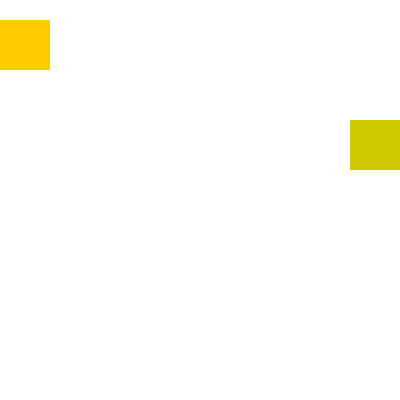
Frame 1 (no input)
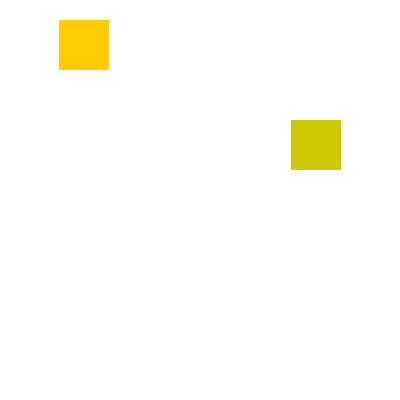
Frame 60 (the mouse pressed at the canvas centre just before this capture)
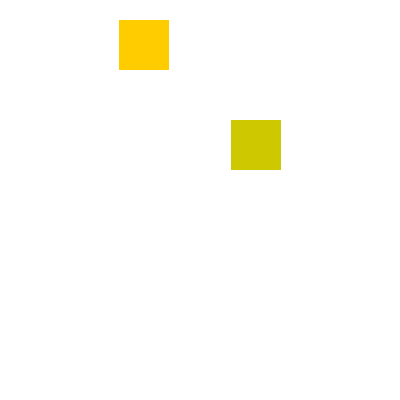
Frame 120 (the mouse held since frame 60 and released just before this capture)

The Processing sketch that drew these frames (run headless with seeded random() and noise(); from frame 60 on, the mouse is pressed at the canvas centre):

// Processing sketch: exercise4
// ── exercise4.pde
int i;
int j;
void setup(){
size(400, 400);
noStroke();
i=0;
j=350;
}
void draw(){
background(255);
fill(255, 204, 0);
rect(i, 20, 50, 50);
fill(205, 200, 0);
rect(j, 120, 50, 50);
if(i++>=399){
  i=-50;}
if(j--<=-49){
  j=400;}
}
